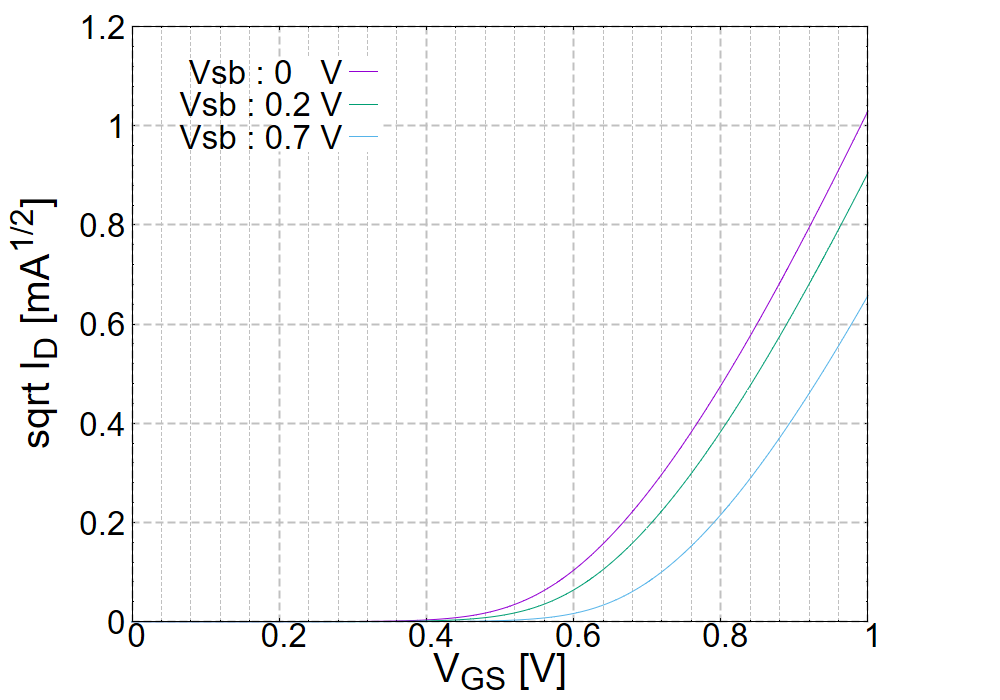

This figure's gnuplot source:
set datafile separator ","
#set multiplot

set grid xtics mxtics ytics linewidth 2, linewidth 1, linewidth 1
set tics font "Arial,30"
set xlabel "V_{GS} [V]" font "Arial,30" offset 0,-1
set ylabel "sqrt I_{D} [mA^{1/2}]" font "Arial,30" offset -8,0
#set y2label " []" font "Arial,30" offset 8,0
set key font"Arial,25"
set key top left spacing 2.5 offset 20,-2
set terminal windows size 1000,700
set lmargin 20
set rmargin 20
set bmargin 6
set tmargin 2
set tics font "Arial,25"
#set xtics 1 offset -3, -1
#set ytics
#set y2tics
set mxtics 5
set mytics 5
set grid xtics mxtics ytics linewidth 2, linewidth 1, linewidth 1

set xrange [0 : 1]
set yrange [0 : ]
#set y2range [ : ]

###################################################################
#       M = 
#       L = 
#       W = 
#       vds
#       Vgs
#       Vbs
#
#       vin 
#
###################################################################

#x_scale = 1e3
y_scale = 1e3

input = "Id-Vgs_L054_W20_M1_Vsb0-07.vcsv"
#input = "Id-Vds_Vgs_10.vcsv"
#input = "Id-Vds_Vgs_18.vcsv"


plot   input skip 6 using 1  : (($2 ) * y_scale) with lines title "Vsb : 0   V"
replot input skip 6 using 5  : (($6 ) * y_scale) with lines title "Vsb : 0.2 V"
replot input skip 6 using 3  : (($4 ) * y_scale) with lines title "Vsb : 0.7 V"

#f1(x) = A * x + B
#f2(x) = C * x + D
#f3(x) = E * x + F
#
#fit [0.69 : 0.71] f1(x) input skip 6 using 1 : (sqrt($2 ) * y_scale) via A, B
#fit [0.69 : 0.71] f2(x) input skip 6 using 3 : (sqrt($4 ) * y_scale) via C, D
#fit [0.69 : 0.71] f3(x) input skip 6 using 5 : (sqrt($6 ) * y_scale) via E, F
#
#replot f1(x) title sprintf("Vth : %f", -1 * B / A)
#replot f3(x) title sprintf("Vth : %f", -1 * F / E)
#replot f2(x) title sprintf("Vth : %f", -1 * D / C)

pause -1
